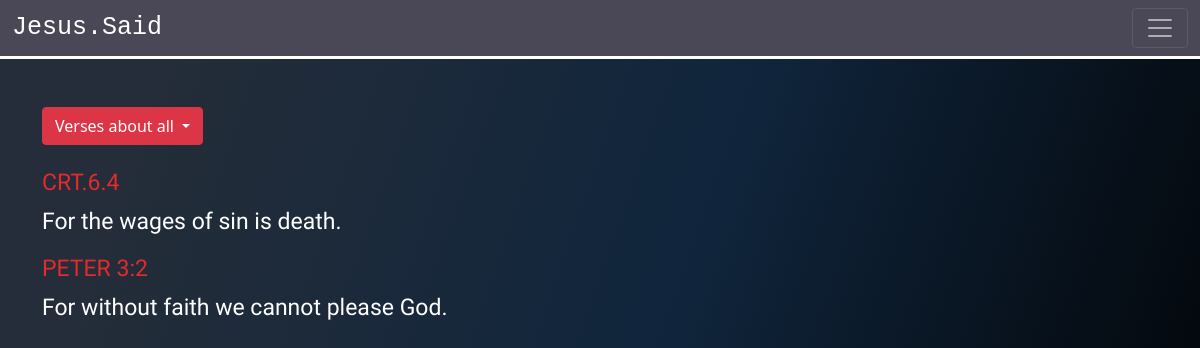
Screenshot of /BibleStudy/BookMarks/all/ with the database file from the repository.
### BibleStudy/models.py (models this page shows, shortened)
class TopicalBookMarks(models.Model):
    choices = (
        ('Faith','Faith'),
        ('Sin','Sin'),
        ('Sorrow','Sorrow'),
        ('Thanks Giving', 'Thanks Giving'),
        ('Giving', 'Giving'),
        ('Living', 'Living'),
        ('Forgiving', 'Forgiving'),
        ('Encouragement', 'Encouragement')
    )
    topic = models.CharField(max_length=100, choices=choices)
    verse = models.CharField(max_length=30)
    word = models.TextField(max_length=1000, default='None')

### BibleStudy/views.py (the view)
# urls.py: path('BookMarks/<str:topic>/',TopicalBookMark.as_view(), name='bookmarks'),
class TopicalBookMark(TemplateView):
    template_name = 'BibleStudy/bookmarks.html'
    def get_context_data(self, **kwargs):
        context = super().get_context_data(**kwargs)
        topic = self.kwargs['topic']
        if topic == 'all':
            bm = TopicalBookMarks.objects.all()
        else:
            bm = TopicalBookMarks.objects.filter(topic=topic)
        context['verses'] = bm
        return context

### BibleStudy/templates/BibleStudy/bookmarks.html (shortened to what this page needs)
{% extends 'Users/base.html' %}
{% block content %}
<div class="content-container" style="background-color: rgb(25,22 ,32)!important;">
    <div class="container">
        <br><br>
        <div >
            <div class="dropdown" >
                <button class="btn btn-danger dropdown-toggle" type="button" data-bs-toggle="dropdown" aria-expanded="false">
                Verses about {{ topic }}
                </button>
            </div>
        </div><br>
        {% for verse in verses %}
        <h6 style="color: rgb(226, 43, 43); font-family: Dekko; font-size: 23px;">{{ verse.verse }}</h6>
        <p style="color:rgb(255, 255, 255); font-size: 25px; font-family: Dekko;">{{ verse.word }}</p>
    {% endfor %}
    </div>
</div>
{% endblock %}

### Users/static/Users/styles.css (style rules this page uses)
* { padding: 0; margin: 0; font-family: 'Segoe UI', Tahoma, Geneva, Verdana, sans-serif; }
p { font-size: 23px !important; }
.content-container { width: 100%; min-height: 100vh; height: auto; position: absolute; top: 59px; background: linear-gradient(109.6deg, rgb(36, 45, 57) 11.2%, rgb(16, 37, 60) 51.2%, rgb(0, 0, 0) 98.6%); }

### rows the page displays
TopicalBookMarks: verse "CRT.6.4", word "For the wages of sin is death."
TopicalBookMarks: verse "PETER 3:2", word "For without faith we cannot please God."

### other values shown
{{ topic }} "all"
